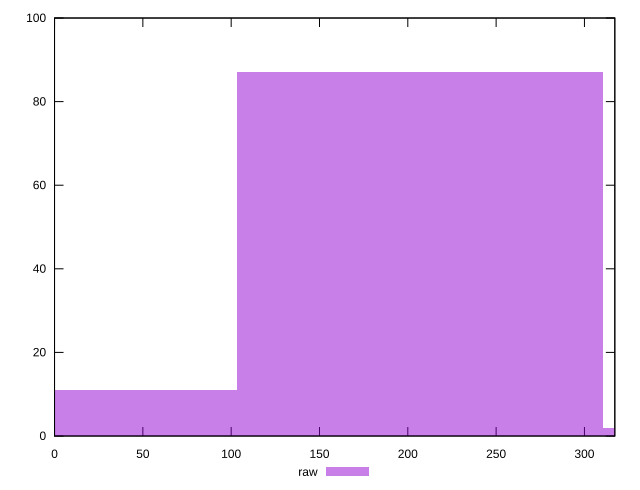

Reproduce this figure in gnuplot.
reset

$raw <<EOF
414.30370261120515 2
207.15185130560258 87
0 11
EOF

set key outside below
set boxwidth 207.15185130560258
set xrange [0:317.198]
set yrange [0:100]
set trange [0:100]
set style fill transparent solid 0.5 noborder
set terminal svg size 640, 490 enhanced background rgb 'white'
set output "report_00017_2021-02-10T15-08-03.406Z/uses-rel-preconnect/samples/pages+cached/raw/histogram.svg"

plot $raw title "raw" with boxes

reset
